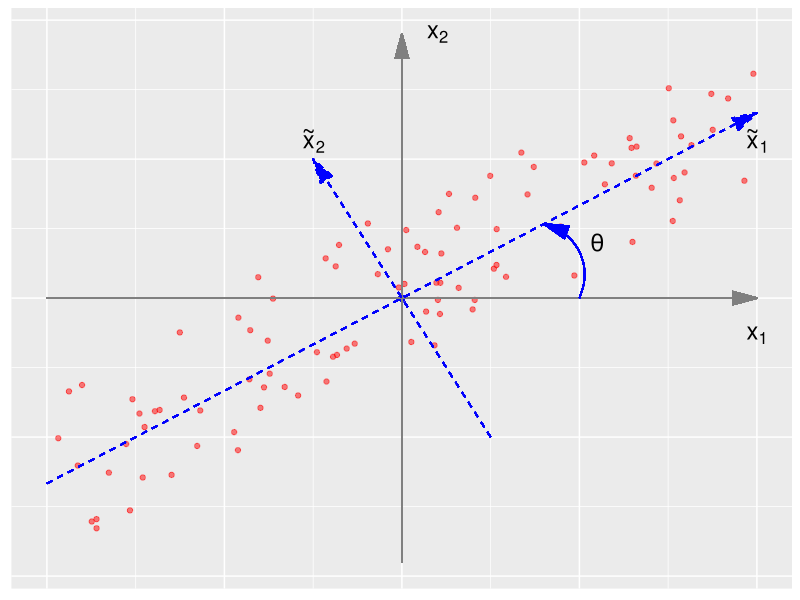

The R script that drew this image:
set.seed(103)
x <- runif(100, min = -1, max = 1)

y <- 4*x  + rnorm(length(x), sd = 1)


# Data frame
df <- data.frame(x = x, y = y)

library(tidyverse)
myarrow = arrow(angle = 15, ends = "last", type = "closed")
df %>%
ggplot(aes(x = x, y = y)) +
  geom_point(colour="red",alpha = 0.5) +
  geom_point(aes(x=0, y=0), colour="blue",shape=19)+
  ylim(-5.7,5.7)+
  geom_segment(aes(x = 0, y = -5.7, xend = 0, yend = 5.7),colour="grey50",arrow = myarrow)+
  geom_segment(aes(x = -1.0, y = 0, xend = 1, yend = 0),colour="grey50",arrow = myarrow)+
  annotate("text", x = 0.1, y = 5.7, label=expression(x[2]),parse = TRUE,size=6)+
  annotate("text", x = 1, y = -0.8, label=expression(x[1]),parse = TRUE,size=6)+
  geom_curve(aes(x = 0.5, y = 0, xend = 0.40, yend = 1.6),colour="blue",arrow = myarrow) +
  annotate("text", x = 0.55, y = 1.2, label=expression(theta),parse = TRUE,size=6)+
  # annotate("text", x = -0.75, y = 4.3, label=expression(tilde(x)[2]),parse = TRUE)+
  # geom_hline(yintercept=0) +
  # geom_vline(xintercept=0) +
  # stat_ellipse(color = 2,
  #              linetype = 2,
  #              lwd = 1.2)+
  # labs(x = expression(x[1]),y= expression(x[2]))+
  geom_segment(aes(x = -1, y = -4, xend = 1, yend = 4),colour="blue",linetype="dashed",arrow = myarrow)+
  geom_segment(aes(x = 0.25, y = -3, xend = -0.25, yend = 3),colour="blue",linetype="dashed",arrow = myarrow)+
  annotate("text", x = 1, y = 3.4, label=expression(tilde(x)[1]),parse = TRUE,size=6)+
  annotate("text", x = -0.25, y = 3.4, label=expression(tilde(x)[2]),parse = TRUE,size=6)+
  theme(axis.text.x=element_blank(),
        axis.ticks.x=element_blank(),
        axis.title.x=element_blank(),
        axis.text.y=element_blank(),
        axis.ticks.y=element_blank(),
        axis.title.y=element_blank())